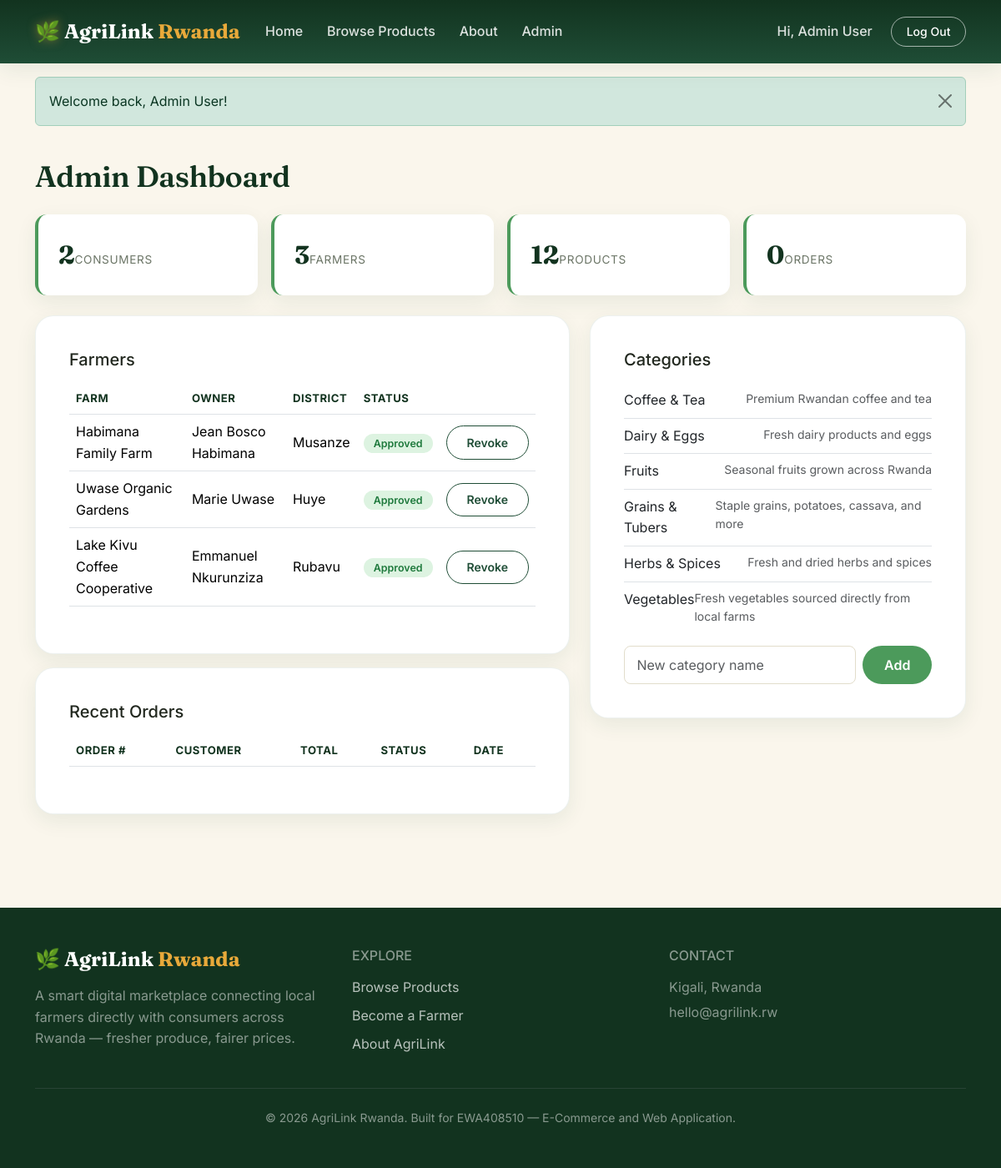
Page /admin/dashboard.php (signed in) on the committed database.
### tables this page shows
CREATE TABLE farmer_profiles (
    id INT AUTO_INCREMENT PRIMARY KEY,
    user_id INT NOT NULL,
    farm_name VARCHAR(150) NOT NULL,
    district VARCHAR(100) NOT NULL,
    sector VARCHAR(100) DEFAULT NULL,
    bio TEXT DEFAULT NULL,
    is_approved TINYINT(1) NOT NULL DEFAULT 1,
    created_at TIMESTAMP DEFAULT CURRENT_TIMESTAMP,
    FOREIGN KEY (user_id) REFERENCES users(id) ON DELETE CASCADE,
    UNIQUE KEY uniq_farmer_user (user_id)
);

CREATE TABLE users (
    id INT AUTO_INCREMENT PRIMARY KEY,
    full_name VARCHAR(150) NOT NULL,
    email VARCHAR(150) NOT NULL UNIQUE,
    password VARCHAR(255) NOT NULL,
    phone VARCHAR(30) NOT NULL,
    address VARCHAR(255) DEFAULT NULL,
    role ENUM('consumer', 'farmer', 'admin') NOT NULL DEFAULT 'consumer',
    is_active TINYINT(1) NOT NULL DEFAULT 1,
    created_at TIMESTAMP DEFAULT CURRENT_TIMESTAMP,
    updated_at TIMESTAMP DEFAULT CURRENT_TIMESTAMP ON UPDATE CURRENT_TIMESTAMP
);

CREATE TABLE categories (
    id INT AUTO_INCREMENT PRIMARY KEY,
    name VARCHAR(100) NOT NULL UNIQUE,
    slug VARCHAR(120) NOT NULL UNIQUE,
    description VARCHAR(255) DEFAULT NULL
);

### classes/User.php (called while the page is built, shortened)
<?php
class User
{
    private PDO $pdo;
    public function __construct(PDO $pdo)
    {
        $this->pdo = $pdo;
    }
    public function countByRole(string $role): int
    {
        $stmt = $this->pdo->prepare('SELECT COUNT(*) AS c FROM users WHERE role = :role');
        $stmt->execute(['role' => $role]);
        return (int)$stmt->fetch()['c'];
    }
}

### classes/FarmerProfile.php (called while the page is built, shortened)
<?php
class FarmerProfile
{
    private PDO $pdo;
    public function __construct(PDO $pdo)
    {
        $this->pdo = $pdo;
    }
    public function all(): array
    {
        $stmt = $this->pdo->query(
            'SELECT fp.*, u.full_name, u.email, u.phone
             FROM farmer_profiles fp
             JOIN users u ON u.id = fp.user_id
             ORDER BY fp.created_at DESC'
        );
        return $stmt->fetchAll();
    }
    public function count(): int
    {
        return (int)$this->pdo->query('SELECT COUNT(*) AS c FROM farmer_profiles')->fetch()['c'];
    }
}

### classes/Product.php (called while the page is built, shortened)
<?php
class Product
{
    private PDO $pdo;
    public function __construct(PDO $pdo)
    {
        $this->pdo = $pdo;
    }
    public function count(): int
    {
        return (int)$this->pdo->query('SELECT COUNT(*) AS c FROM products')->fetch()['c'];
    }
}

### classes/Order.php (called while the page is built, shortened)
<?php
class Order
{
    private PDO $pdo;
    public function __construct(PDO $pdo)
    {
        $this->pdo = $pdo;
    }
    public function count(): int
    {
        return (int)$this->pdo->query('SELECT COUNT(*) AS c FROM orders')->fetch()['c'];
    }
}

### includes/functions.php (called while the page is built, shortened)
<?php
function e($value) {
    return htmlspecialchars($value ?? '', ENT_QUOTES, 'UTF-8');
}

### classes/Category.php (called while the page is built, shortened)
<?php
class Category
{
    private PDO $pdo;
    public function __construct(PDO $pdo)
    {
        $this->pdo = $pdo;
    }
    public function all(): array
    {
        return $this->pdo->query('SELECT * FROM categories ORDER BY name ASC')->fetchAll();
    }
}

### admin/dashboard.php (the view, shortened to what this page needs)
<?php
require_once __DIR__ . '/../config/bootstrap.php';
$userModel = new User($pdo);
$farmerModel = new FarmerProfile($pdo);
$productModel = new Product($pdo);
$orderModel = new Order($pdo);
$categoryModel = new Category($pdo);
$stats = [
    'consumers' => $userModel->countByRole('consumer'),
    'farmers' => $farmerModel->count(),
    'products' => $productModel->count(),
    'orders' => $orderModel->count(),
];
$farmers = $farmerModel->all();
$categories = $categoryModel->all();
require __DIR__ . '/../includes/header.php';
require __DIR__ . '/../includes/navbar.php';
?>
<section class="agri-section pt-4">
    <div class="container">
        <h1 class="agri-section-title mb-4">Admin Dashboard</h1>
        <div class="row g-3 mb-4">
            <div class="col-6 col-md-3">
                <div class="agri-stat-card"><span class="stat-value"><?= $stats['consumers'] ?></span><span class="stat-label">Consumers</span></div>
            </div>
            <div class="col-6 col-md-3">
                <div class="agri-stat-card"><span class="stat-value"><?= $stats['farmers'] ?></span><span class="stat-label">Farmers</span></div>
            </div>
            <div class="col-6 col-md-3">
                <div class="agri-stat-card"><span class="stat-value"><?= $stats['products'] ?></span><span class="stat-label">Products</span></div>
            </div>
            <div class="col-6 col-md-3">
                <div class="agri-stat-card"><span class="stat-value"><?= $stats['orders'] ?></span><span class="stat-label">Orders</span></div>
            </div>
        </div>
        <div class="row g-4">
            <div class="col-lg-7">
                <div class="agri-form-card">
                    <h5 class="mb-3">Farmers</h5>
                    <div class="table-responsive">
                        <table class="table agri-table align-middle">
                            <thead><tr><th>Farm</th><th>Owner</th><th>District</th><th>Status</th><th></th></tr></thead>
                            <tbody>
                            <?php foreach ($farmers as $f): ?>
                                <tr>
                                    <td><?= e($f['farm_name']) ?></td>
                                    <td><?= e($f['full_name']) ?></td>
                                    <td><?= e($f['district']) ?></td>
                                    <td><span class="status-pill <?= $f['is_approved'] ? 'status-delivered' : 'status-pending' ?>"><?= $f['is_approved'] ? 'Approved' : 'Pending' ?></span></td>
                                    <td>
                                        <form method="POST">
                                            <button type="submit" class="btn btn-sm btn-agri-outline"><?= $f['is_approved'] ? 'Revoke' : 'Approve' ?></button>
                                        </form>
                                    </td>
                                </tr>
                            <?php endforeach; ?>
                            </tbody>
                        </table>
                    </div>
                </div>
                <div class="agri-form-card mt-3">
                    <h5 class="mb-3">Recent Orders</h5>
                    <div class="table-responsive">
                        <table class="table agri-table align-middle">
                            <thead><tr><th>Order #</th><th>Customer</th><th>Total</th><th>Status</th><th>Date</th></tr></thead>
                        </table>
                    </div>
                </div>
            </div>
            <div class="col-lg-5">
                <div class="agri-form-card">
                    <h5 class="mb-3">Categories</h5>
                    <ul class="list-group list-group-flush mb-3">
                        <?php foreach ($categories as $c): ?>
                            <li class="list-group-item d-flex justify-content-between px-0">
                                <?= e($c['name']) ?>
                                <span class="text-muted small"><?= e($c['description']) ?></span>
                            </li>
                        <?php endforeach; ?>
                    </ul>
                    <form method="POST" class="d-flex gap-2">
                        <input type="text" name="name" class="form-control" placeholder="New category name" required>
                        <button type="submit" class="btn btn-agri-primary">Add</button>
                    </form>
                </div>
            </div>
        </div>
    </div>
</section>
<?php require __DIR__ . '/../includes/footer.php'; ?>

### assets/css/style.css (style rules this page uses)
:root { --forest: #1F4D36; --forest-dark: #12331F; --leaf: #4C9A5B; --leaf-light: #7FC08A; --gold: #E8A93A; --gold-dark: #C98A1F; --soil: #6B4226; --cream: #FAF6EC; --cream-deep: #F1EAD7; --charcoal: #22281F; --muted: #6B7566; --white: #FFFFFF; --radius-sm: 8px; --radius-md: 14px; --radius-lg: 22px; --shadow-soft: 0 8px 24px rgba(31, 77, 54, 0.08); --shadow-lift: 0 16px 40px rgba(31, 77, 54, 0.14); }
* { box-sizing: border-box; }
body { font-family: 'Inter', -apple-system, BlinkMacSystemFont, sans-serif; background-color: var(--cream); color: var(--charcoal); line-height: 1.6; }
h1, h2, h3, h4, .agri-display { font-family: 'Fraunces', Georgia, serif; font-weight: 600; letter-spacing: -0.01em; color: var(--forest-dark); }
.btn-agri-primary { background: var(--leaf); border: none; color: var(--white); font-weight: 600; border-radius: 999px; padding: 0.6rem 1.6rem; transition: transform 0.15s ease, background 0.15s ease; }
.btn-agri-outline { background: transparent; border: 1.5px solid var(--forest); color: var(--forest); font-weight: 600; border-radius: 999px; padding: 0.55rem 1.5rem; }
.agri-section { padding: 4rem 0; }
.agri-section-title { font-size: clamp(1.6rem, 3vw, 2.2rem); margin-bottom: 0.4rem; }
.agri-form-card { background: var(--white); border-radius: var(--radius-lg); box-shadow: var(--shadow-soft); padding: 2.5rem; border: 1px solid rgba(31,77,54,0.08); }
.form-control, .form-select { border-radius: var(--radius-sm); border: 1.5px solid #E2DDCB; padding: 0.6rem 0.9rem; }
.agri-stat-card { background: var(--white); border-radius: var(--radius-md); padding: 1.5rem; border-left: 4px solid var(--leaf); box-shadow: var(--shadow-soft); }
.agri-stat-card .stat-value { font-family: 'Fraunces', serif; font-size: 1.9rem; font-weight: 700; color: var(--forest-dark); }
.agri-stat-card .stat-label { color: var(--muted); font-size: 0.85rem; text-transform: uppercase; letter-spacing: 0.05em; }
table.agri-table thead { background: var(--cream-deep); }
table.agri-table th { color: var(--forest-dark); font-weight: 700; font-size: 0.82rem; text-transform: uppercase; letter-spacing: 0.04em; }
.status-pill { border-radius: 999px; padding: 0.25rem 0.75rem; font-size: 0.78rem; font-weight: 600; }
.status-delivered { background: #DDF3E1; color: #1F7A3D; }

### rows in the picture
farmer_profiles: farm_name "Habimana Family Farm", user.full_name "Jean Bosco Habimana", district "Musanze", is_approved "Approved"
farmer_profiles: farm_name "Uwase Organic Gardens", user.full_name "Marie Uwase", district "Huye", is_approved "Approved"
farmer_profiles: farm_name "Lake Kivu Coffee Cooperative", user.full_name "Emmanuel Nkurunziza", district "Rubavu", is_approved "Approved"
categories: name "Coffee & Tea", description "Premium Rwandan coffee and tea"
categories: name "Dairy & Eggs", description "Fresh dairy products and eggs"
categories: name "Fruits", description "Seasonal fruits grown across Rwanda"
categories: name "Grains & Tubers", description "Staple grains, potatoes, cassava, and more"
categories: name "Herbs & Spices", description "Fresh and dried herbs and spices"
categories: name "Vegetables", description "Fresh vegetables sourced directly from local farms"

### other values in the picture
$user['full_name'] "Admin User"
$flash['message'] "Welcome back, Admin User!"
$stats['consumers'] "2"
$stats['farmers'] "3"
$stats['products'] "12"
$stats['orders'] "0"
